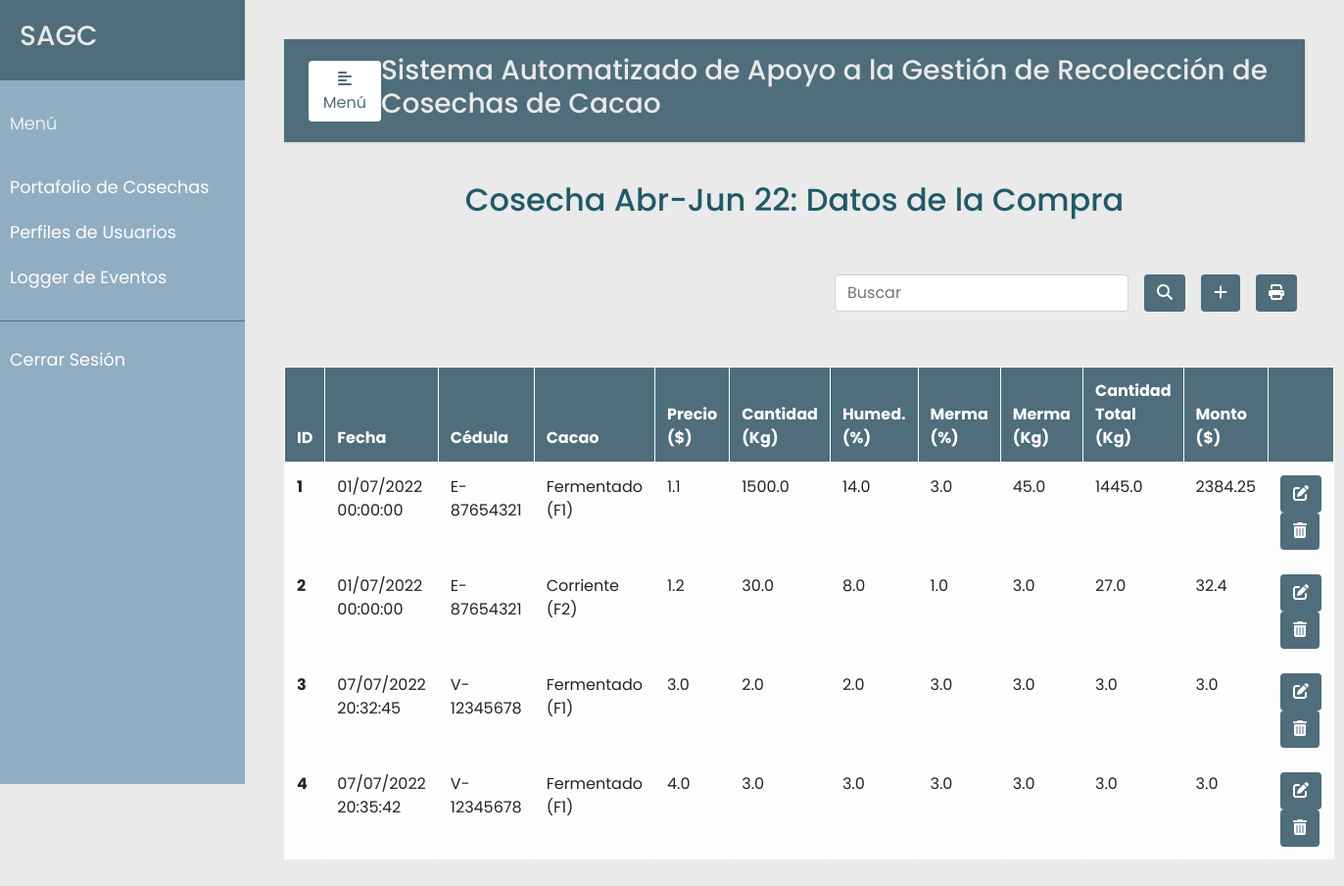
Page /cosecha/2/compras (signed in) on the committed database.
### models.py (models this page shows, shortened)
class Cosecha(db.Model):
    __tablename__ = 'cosechas'
    id = db.Column(db.Integer, primary_key=True)
    descripcion = db.Column(db.String(120), unique=True)
    inicio = db.Column(db.DateTime, nullable=False)
    cierre = db.Column(db.DateTime, nullable=False)
    estado = db.Column(db.Boolean, default=True)
    compras = db.relationship('Compra', backref='cosechas')

class Compra(db.Model):
    __tablename__ = 'compras'
    id = db.Column(db.Integer, primary_key=True)
    cosecha_id = db.Column(db.Integer, db.ForeignKey('cosechas.id'), nullable=False)
    recolector_id = db.Column(db.Integer, db.ForeignKey('recolectores.id'), nullable=False)
    fecha = db.Column(db.DateTime, nullable=False)
    clase_cacao = db.Column(db.String(120), nullable=False)
    precio = db.Column(db.Float, nullable=False)
    cantidad = db.Column(db.Float, nullable=False)
    humedad = db.Column(db.Float, nullable=False)
    merma_porcentaje = db.Column(db.Float, nullable=False)
    merma_kg = db.Column(db.Float, nullable=False)
    cantidad_total = db.Column(db.Float, nullable=False)
    monto = db.Column(db.Float, nullable=False)
    observacion = db.Column(db.String(120))

class Recolector(db.Model):
    __tablename__ = 'recolectores'
    id = db.Column(db.Integer, primary_key=True)
    ci = db.Column(db.String(30), nullable=False, unique=True)
    nombre = db.Column(db.String(30), nullable=False)
    apellido = db.Column(db.String(30), nullable=False)
    telefono = db.Column(db.String(12), nullable=False)
    celular = db.Column(db.String(12), nullable=False)
    tipo_prod = db.Column(db.Integer, db.ForeignKey('tipo_prod.id'), nullable=False) # ForeignKey debe estar el nombre de la tabla a linkear
    direccion1= db.Column(db.String(120), nullable=False)
    direccion2 = db.Column(db.String(120))
    compras = db.relationship('Compra', backref='recolectores')

### compras.py (the view, shortened to what this page needs)
@app.route("/cosecha/<int:id>/compras", methods=['GET', 'POST'])
@login_required
def compras(id):
    error=None
    compras = Compra.query.filter_by(cosecha_id=id).all()
    recolectores = Recolector.query.all()
    cosecha= Cosecha.query.filter_by(id=id).first()
    if cosecha is None:
        cosechas = Cosecha.query.all()
        error = "La cosecha no se encuentra registrada. Registre la cosecha antes de realiza la compra."
        return render_template('cosecha.html', error=error, cosechas=cosechas)
    return render_template('compras.html', error=error, cosecha=cosecha, compras=compras, recolectores=recolectores)

### decoradores.py (called while the page is built)
def login_required(f):
    @wraps(f)
    def wrap(*args, **kwargs):
        if 'logged_in' in session:
            return f(*args, **kwargs)
        else:
            flash('Necesitas iniciar sesión primero')
            return redirect(url_for('login'))
    return wrap

### templates/compras.html (shortened to what this page needs)
{% extends "base.html" %}
{% set active_page = "compras" %}
{% block content %}
  <p class="text-center h2 fw-bold mb-5 mx-1 mx-md-4 mt-4">{{ cosecha.descripcion }}: Datos de la Compra</p>
  <div class="d-flex flex-row-reverse bd-highlight">
    <div class="p-2 bd-highlight">
      <button type="button" id="printer" class="btn" style="color:#fff; background-color:#4F6D7A;">
        <i class="fa fa-print" aria-hidden="true"></i>
      </button>
    </div>
      <div class="p-2 bd-highlight">
        <button type="button" class="btn" style="color:#fff; background-color:#4F6D7A;" data-toggle="modal" data-target="#exampleModalLong">
          <i class="fa-solid fa-plus"></i>
        </button>
      </div>
      <div class="p-2 bd-highlight" style="display:flex; align-content: flex-end;">
        <form action='/cosecha/{{ cosecha.id }}/compras/search' method="post" class="form-inline" style="justify-content: flex-end">
          <input class="form-control mr-3 w-75" type="text" placeholder="Buscar" aria-label="Buscar" name="search_compra">
          <button type="submit" id="search_compra" name="action-type" value="search" class="btn" style="color:#fff; background-color:#4F6D7A;">
            <i class="fas fa-search" aria-hidden="true"></i>
          </button>
        </form>
      </div>
    </div>
  <br/>
  <br>
  <table class="table table-bordered table-light table-hover" id="tabla_cosechas">
    <thead>
      <tr>
        <th scope="col">ID</th>
        <th scope="col">Fecha</th>
        <th scope="col">Cédula</th>
        <th scope="col">Cacao</th>
        <th scope="col">Precio <br> ($)</th>
        <th scope="col">Cantidad <br> (Kg)</th>
        <th scope="col">Humed. <br> (%)</th>
        <th scope="col">Merma <br> (%)</th>
        <th scope="col">Merma <br> (Kg)</th>
        <th scope="col">Cantidad <br> Total (Kg)</th>
        <th scope="col">Monto ($)</th>
        <th scope="col" class="print-delete" ></th>
      </tr>
    </thead>
    <tbody>
      {% for u in compras %}
      <tr>
        <th scope="row">{{ loop.index }}</th>
        <td>{{u.fecha.strftime("%d/%m/%Y %H:%M:%S") }}</td>
        <td>{{u.recolectores.ci }}</td>
        <td>{{u.clase_cacao}}</td>
        <td>{{u.precio}}</td>
        <td>{{u.cantidad}}</td>
        <td>{{u.humedad}}</td>
        <td>{{u.merma_porcentaje}}</td>
        <td>{{u.merma_kg}}</td>
        <td>{{u.cantidad_total}}</td>
        <td>{{u.monto}}</td>
        <td class="print-delete" >
          <button type="button" class="btn action" data-toggle="modal" data-target="#edit-modal-{{u.id}}">
            <i class="fas fa-edit"></i>
          </button>
          <button type="button" class="btn action" data-toggle="modal" data-target="#delete-modal-{{u.id}}">
            <i class="fas fa-trash-alt"></i>
          </button>
        </td>
      </tr>
      {% endfor %}
    </tbody>
  </table>
{% endblock %}

### static/css/styles.css (style rules this page uses)
body { font-family: 'Poppins', sans-serif; background: #EAEAEA; }
p { font-family: 'Poppins', sans-serif; font-size: 1.1em; font-weight: 300; line-height: 1.7em; color: #215968; }
.btn.action { color:#fff; background-color:#4F6D7A; }
thead { color:#fff; background-color:#4F6D7A; }

### rows in the picture
Cosecha: descripcion "Cosecha Abr-Jun 22"
Compra: fecha "01/07/2022 00:00:00", recolectores.ci "E-87654321", clase_cacao "Fermentado (F1)", precio "1.1", cantidad "1500.0", humedad "14.0", merma_porcentaje "3.0", merma_kg "45.0", cantidad_total "1445.0", monto "2384.25"
Compra: fecha "01/07/2022 00:00:00", recolectores.ci "E-87654321", clase_cacao "Corriente (F2)", precio "1.2", cantidad "30.0", humedad "8.0", merma_porcentaje "1.0", merma_kg "3.0", cantidad_total "27.0", monto "32.4"
Compra: fecha "07/07/2022 20:32:45", recolectores.ci "V-12345678", clase_cacao "Fermentado (F1)", precio "3.0", cantidad "2.0", humedad "2.0", merma_porcentaje "3.0", merma_kg "3.0", cantidad_total "3.0", monto "3.0"
Compra: fecha "07/07/2022 20:35:42", recolectores.ci "V-12345678", clase_cacao "Fermentado (F1)", precio "4.0", cantidad "3.0", humedad "3.0", merma_porcentaje "3.0", merma_kg "3.0", cantidad_total "3.0", monto "3.0"
